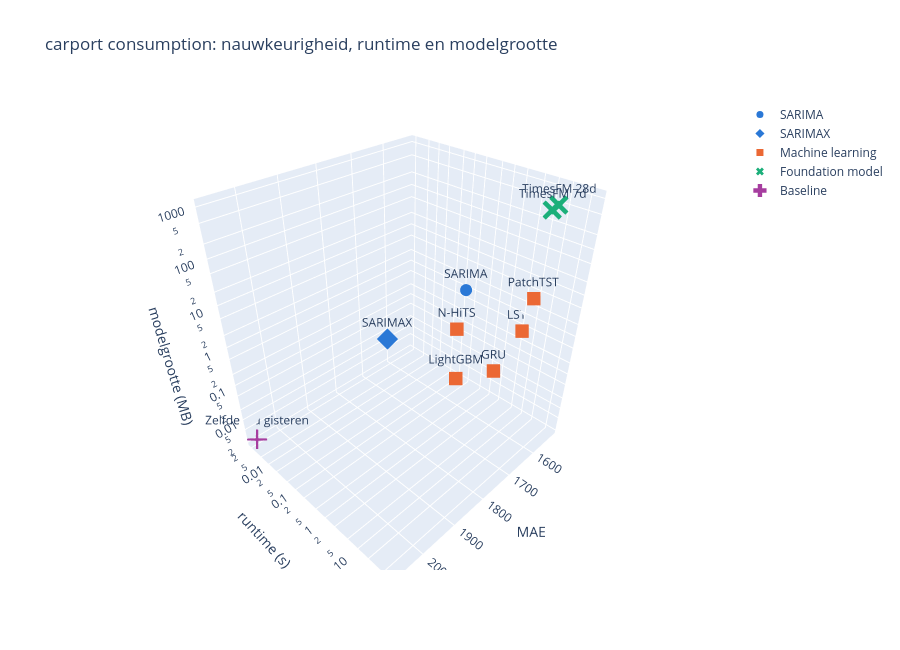
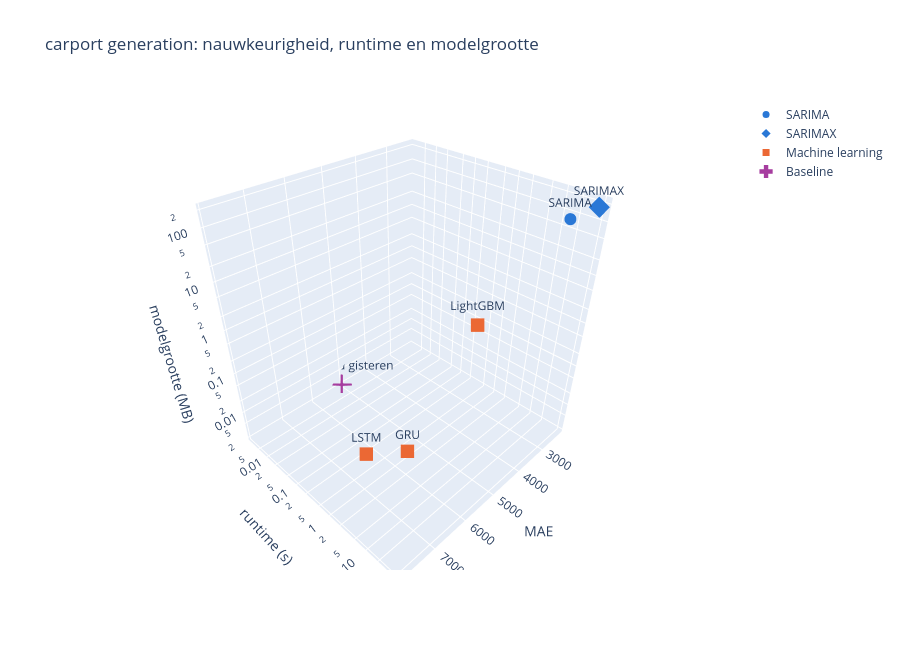

The cell these charts' notebook holds for them, in order:
### Markdown cell above
### 5. 3D-grafiek (interactief)
---
- Draaien met de muis, waarden zien door over een punt te bewegen
- Runtime en modelgrootte op logschaal, omdat ze een factor 1000+ verschillen
- Beste hoek: laag op alle drie de assen

### Code cell
def plot_3d(target):
    data = modellen[(modellen["target"] == target) & modellen["modelgrootte (MB)"].notna()]
    if data.empty:
        print(f"{target}: nog geen modelgrootte beschikbaar")
        return
    fig = px.scatter_3d(
        data, x=MAE_KOLOM, y="runtime (s)", z="modelgrootte (MB)",
        color="groep", symbol="groep", text="label",
        color_discrete_map={k: v["kleur"] for k, v in GROEPEN.items()},
        symbol_map={k: v["symbool"] for k, v in GROEPEN.items()},
        log_y=True, log_z=True,
        hover_data={"MAE": ":.0f", "testperiode": True, "runtime (s)": ":.1f", "modelgrootte (MB)": ":.3f"},
        title=f"{LOCATIE} {target}: nauwkeurigheid, runtime en modelgrootte",
    )
    fig.update_traces(marker=dict(size=7))
    fig.for_each_trace(lambda t: t.update(marker=dict(size=11)) if t.name == "Baseline" else None)
    fig.update_layout(height=650, legend_title_text="")
    fig.show()

plot_3d("consumption")
plot_3d("generation")

### Figure 1 — Plotly figure (JSON) as saved in the notebook; plotly's stock layout.template omitted (floating-point values rounded to 4 significant figures)
{"data": [{"customdata": [["2026-03-18 t/m 2026-04-13"]], "hovertemplate": "groep=SARIMA<br>MAE=%{x:.0f}<br>runtime (s)=%{y:.1f}<br>modelgrootte (MB)=%{z:.3f}<br>label=%{text}<br>testperiode=%{customdata[0]}<extra></extra>", "legendgroup": "SARIMA", "marker": {"color": "#2a78d6", "size": 7, "symbol": "circle"}, "mode": "markers+text", "name": "SARIMA", "scene": "scene", "showlegend": true, "text": ["SARIMA"], "type": "scatter3d", "x": [1851.0], "y": [30.1], "z": [180.1]}, {"customdata": [["2026-03-18 t/m 2026-04-13"]], "hovertemplate": "groep=SARIMAX<br>MAE=%{x:.0f}<br>runtime (s)=%{y:.1f}<br>modelgrootte (MB)=%{z:.3f}<br>label=%{text}<br>testperiode=%{customdata[0]}<extra></extra>", "legendgroup": "SARIMAX", "marker": {"color": "#2a78d6", "size": 7, "symbol": "diamond"}, "mode": "markers+text", "name": "SARIMAX", "scene": "scene", "showlegend": true, "text": ["SARIMAX"], "type": "scatter3d", "x": [2048.0], "y": [36.1], "z": [180.3]}, {"customdata": [["2026-03-18 t/m 2026-04-13"], ["2026-03-18 t/m 2026-04-13"], ["2026-03-18 t/m 2026-04-13"], ["2026-03-18 t/m 2026-04-13"], ["2026-03-18 t/m 2026-04-13"]], "hovertemplate": "groep=Machine learning<br>MAE=%{x:.0f}<br>runtime (s)=%{y:.1f}<br>modelgrootte (MB)=%{z:.3f}<br>label=%{text}<br>testperiode=%{customdata[0]}<extra></extra>", "legendgroup": "Machine learning", "marker": {"color": "#eb6834", "size": 7, "symbol": "square"}, "mode": "markers+text", "name": "Machine learning", "scene": "scene", "showlegend": true, "text": ["LightGBM", "N-HiTS", "PatchTST", "GRU", "LSTM"], "type": "scatter3d", "x": [1673.0, 1854.0, 1685.0, 1670.0, 1518.0], "y": [1.3, 23.1, 65.6, 11.6, 6.0], "z": [0.051, 29.24, 38.84, 0.282, 0.434]}, {"customdata": [["2026-03-18 t/m 2026-04-13"], ["2026-03-18 t/m 2026-04-13"]], "hovertemplate": "groep=Foundation model<br>MAE=%{x:.0f}<br>runtime (s)=%{y:.1f}<br>modelgrootte (MB)=%{z:.3f}<br>label=%{text}<br>testperiode=%{customdata[0]}<extra></extra>", "legendgroup": "Foundation model", "marker": {"color": "#1baf7a", "size": 7, "symbol": "x"}, "mode": "markers+text", "name": "Foundation model", "scene": "scene", "showlegend": true, "text": ["TimesFM 7d", "TimesFM 28d"], "type": "scatter3d", "x": [1614.0, 1584.0], "y": [34.5, 31.4], "z": [925.2, 925.2]}, {"customdata": [["2026-03-18 t/m 2026-09-02"]], "hovertemplate": "groep=Baseline<br>MAE=%{x:.0f}<br>runtime (s)=%{y:.1f}<br>modelgrootte (MB)=%{z:.3f}<br>label=%{text}<br>testperiode=%{customdata[0]}<extra></extra>", "legendgroup": "Baseline", "marker": {"color": "#a63d9f", "size": 11, "symbol": "cross"}, "mode": "markers+text", "name": "Baseline", "scene": "scene", "showlegend": true, "text": ["Zelfde tijd gisteren"], "type": "scatter3d", "x": [2070.0], "y": [0.0021], "z": [0.0024]}], "layout": {"height": 650, "legend": {"title": {"text": ""}, "tracegroupgap": 0}, "scene": {"domain": {"x": [0, 1], "y": [0, 1]}, "xaxis": {"title": {"text": "MAE"}}, "yaxis": {"title": {"text": "runtime (s)"}, "type": "log"}, "zaxis": {"title": {"text": "modelgrootte (MB)"}, "type": "log"}}, "title": {"text": "carport consumption: nauwkeurigheid, runtime en modelgrootte"}}}

### Figure 2 — Plotly figure (JSON) as saved in the notebook; plotly's stock layout.template omitted (floating-point values rounded to 4 significant figures)
{"data": [{"customdata": [["2026-03-18 t/m 2026-04-13"]], "hovertemplate": "groep=SARIMA<br>MAE=%{x:.0f}<br>runtime (s)=%{y:.1f}<br>modelgrootte (MB)=%{z:.3f}<br>label=%{text}<br>testperiode=%{customdata[0]}<extra></extra>", "legendgroup": "SARIMA", "marker": {"color": "#2a78d6", "size": 7, "symbol": "circle"}, "mode": "markers+text", "name": "SARIMA", "scene": "scene", "showlegend": true, "text": ["SARIMA"], "type": "scatter3d", "x": [3180.0], "y": [40.1], "z": [180.1]}, {"customdata": [["2026-03-18 t/m 2026-04-13"]], "hovertemplate": "groep=SARIMAX<br>MAE=%{x:.0f}<br>runtime (s)=%{y:.1f}<br>modelgrootte (MB)=%{z:.3f}<br>label=%{text}<br>testperiode=%{customdata[0]}<extra></extra>", "legendgroup": "SARIMAX", "marker": {"color": "#2a78d6", "size": 7, "symbol": "diamond"}, "mode": "markers+text", "name": "SARIMAX", "scene": "scene", "showlegend": true, "text": ["SARIMAX"], "type": "scatter3d", "x": [2274.0], "y": [47.7], "z": [180.3]}, {"customdata": [["2026-03-18 t/m 2026-04-13"], ["2026-03-18 t/m 2026-04-13"], ["2026-03-18 t/m 2026-04-13"]], "hovertemplate": "groep=Machine learning<br>MAE=%{x:.0f}<br>runtime (s)=%{y:.1f}<br>modelgrootte (MB)=%{z:.3f}<br>label=%{text}<br>testperiode=%{customdata[0]}<extra></extra>", "legendgroup": "Machine learning", "marker": {"color": "#eb6834", "size": 7, "symbol": "square"}, "mode": "markers+text", "name": "Machine learning", "scene": "scene", "showlegend": true, "text": ["LightGBM", "GRU", "LSTM"], "type": "scatter3d", "x": [4074.0, 7580.0, 7875.0], "y": [3.6, 41.2, 9.6], "z": [1.349, 0.682, 0.3]}, {"customdata": [["2026-03-18 t/m 2026-09-02"]], "hovertemplate": "groep=Baseline<br>MAE=%{x:.0f}<br>runtime (s)=%{y:.1f}<br>modelgrootte (MB)=%{z:.3f}<br>label=%{text}<br>testperiode=%{customdata[0]}<extra></extra>", "legendgroup": "Baseline", "marker": {"color": "#a63d9f", "size": 11, "symbol": "cross"}, "mode": "markers+text", "name": "Baseline", "scene": "scene", "showlegend": true, "text": ["Zelfde tijd gisteren"], "type": "scatter3d", "x": [5088.0], "y": [0.0029], "z": [0.0024]}], "layout": {"height": 650, "legend": {"title": {"text": ""}, "tracegroupgap": 0}, "scene": {"domain": {"x": [0, 1], "y": [0, 1]}, "xaxis": {"title": {"text": "MAE"}}, "yaxis": {"title": {"text": "runtime (s)"}, "type": "log"}, "zaxis": {"title": {"text": "modelgrootte (MB)"}, "type": "log"}}, "title": {"text": "carport generation: nauwkeurigheid, runtime en modelgrootte"}}}
